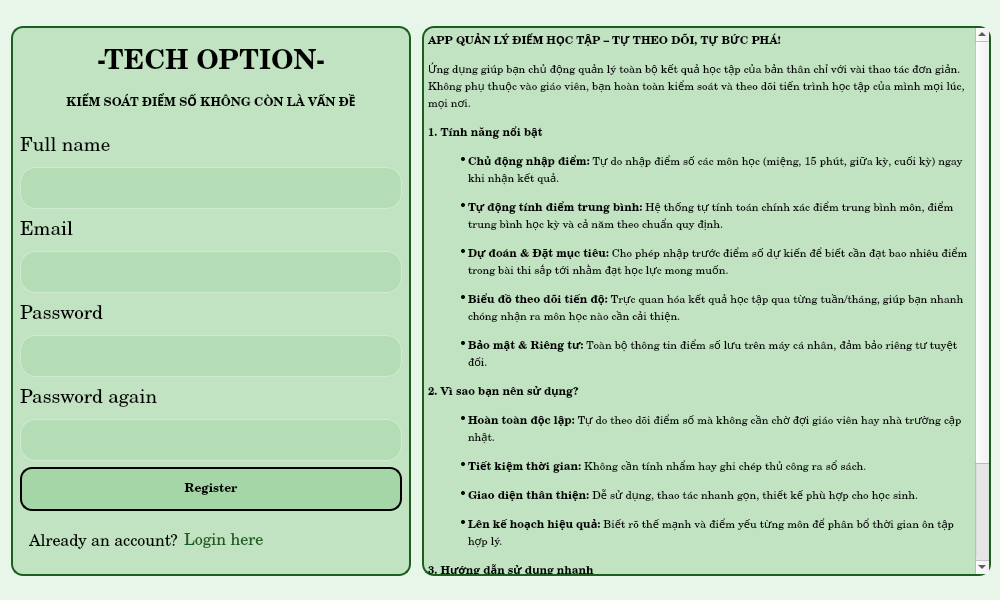
<?xml version="1.0" encoding="UTF-8"?>
<ui version="4.0">
 <class>MainWindow</class>
 <widget class="QMainWindow" name="MainWindow">
  <property name="geometry">
   <rect>
    <x>0</x>
    <y>0</y>
    <width>1000</width>
    <height>600</height>
   </rect>
  </property>
  <property name="sizePolicy">
   <sizepolicy hsizetype="Preferred" vsizetype="Fixed">
    <horstretch>0</horstretch>
    <verstretch>0</verstretch>
   </sizepolicy>
  </property>
  <property name="minimumSize">
   <size>
    <width>1000</width>
    <height>600</height>
   </size>
  </property>
  <property name="maximumSize">
   <size>
    <width>1000</width>
    <height>600</height>
   </size>
  </property>
  <property name="windowTitle">
   <string>MainWindow</string>
  </property>
  <widget class="QWidget" name="centralwidget">
   <property name="sizePolicy">
    <sizepolicy hsizetype="Fixed" vsizetype="Preferred">
     <horstretch>0</horstretch>
     <verstretch>0</verstretch>
    </sizepolicy>
   </property>
   <property name="minimumSize">
    <size>
     <width>1000</width>
     <height>600</height>
    </size>
   </property>
   <property name="maximumSize">
    <size>
     <width>1000</width>
     <height>600</height>
    </size>
   </property>
   <property name="styleSheet">
    <string notr="true">/* Nền xanh dương cực đậm huyền bí */
#centralwidget {
	background: #E8F5E9;
}

/* Các ô nhập dữ liệu nền xanh đêm, chữ trắng */
#full_name, #email, #password, #password_2 {
	background: #131F42;
	border: 1px solid #1D2E61;
	border-radius: 10px;
	min-height: 40px;
	padding-left: 10px;
	color: #FFFFFF;
}
#full_name:focus, #email:focus, #password:focus, #password_2:focus {
	border: 1.5px solid #00B4D8; /* Lên viền xanh sáng của logo khi click chuột vào */
}

/* Các nhãn chữ đổi sang màu xanh sáng cho dễ đọc */
QLabel {
	color: #00B4D8;
}

/* Nút Register màu xanh Cyan nổi bần bật */
#signup {
    border: 2px solid #000000;
    border-radius: 12px;
    background-color: rgba(0, 180, 216, 150);
    color: #0A1128;
    font-weight: bold;
    min-height: 40px;
}
#signup:hover {
    border: 2px solid #1B5E20;
    background-color: rgba(0, 245, 212, 180);
}/* Di chuột vào sẽ sáng rực lên */


/* Chữ gợi ý và link Login */
#label_5 {
	color: #E0E1DD;
}
#nav_login {
	color: #00F5D4;
	background: transparent;
	border: none;
	outline: none;	
	text-align: left; 
}
#nav_login:hover {
	color: #FFFFFF;
	text-decoration: underline;
}</string>
   </property>
   <layout class="QHBoxLayout" name="horizontalLayout" stretch="0,0">
    <property name="spacing">
     <number>11</number>
    </property>
    <property name="leftMargin">
     <number>11</number>
    </property>
    <property name="topMargin">
     <number>11</number>
    </property>
    <item>
     <widget class="QWidget" name="widget" native="true">
      <property name="sizePolicy">
       <sizepolicy hsizetype="Preferred" vsizetype="Minimum">
        <horstretch>0</horstretch>
        <verstretch>0</verstretch>
       </sizepolicy>
      </property>
      <property name="minimumSize">
       <size>
        <width>400</width>
        <height>550</height>
       </size>
      </property>
      <property name="maximumSize">
       <size>
        <width>400</width>
        <height>550</height>
       </size>
      </property>
      <property name="styleSheet">
       <string notr="true">#widget {
    border: 2px solid #1B5E20;
    border-radius: 12px;
    background-color: rgba(165, 214, 167, 150);
}</string>
      </property>
      <layout class="QVBoxLayout" name="verticalLayout">
       <item>
        <widget class="QLabel" name="title">
         <property name="sizePolicy">
          <sizepolicy hsizetype="Preferred" vsizetype="Fixed">
           <horstretch>0</horstretch>
           <verstretch>0</verstretch>
          </sizepolicy>
         </property>
         <property name="minimumSize">
          <size>
           <width>0</width>
           <height>90</height>
          </size>
         </property>
         <property name="maximumSize">
          <size>
           <width>16777215</width>
           <height>90</height>
          </size>
         </property>
         <property name="font">
          <font>
           <family>Century</family>
           <pointsize>16</pointsize>
           <weight>75</weight>
           <bold>true</bold>
          </font>
         </property>
         <property name="styleSheet">
          <string notr="true">color: #000000;</string>
         </property>
         <property name="text">
          <string>&lt;html&gt;&lt;head/&gt;&lt;body&gt;&lt;p&gt;&lt;span style=&quot; font-size:20pt;&quot;&gt;-TECH OPTION-&lt;/span&gt;&lt;/p&gt;&lt;p&gt;&lt;span style=&quot; font-size:9pt;&quot;&gt;KIỂM SOÁT ĐIỂM SỐ KHÔNG CÒN LÀ VẤN ĐỀ&lt;/span&gt;&lt;/p&gt;&lt;/body&gt;&lt;/html&gt;</string>
         </property>
         <property name="scaledContents">
          <bool>true</bool>
         </property>
         <property name="alignment">
          <set>Qt::AlignCenter</set>
         </property>
        </widget>
       </item>
       <item>
        <widget class="QLabel" name="label_6">
         <property name="sizePolicy">
          <sizepolicy hsizetype="Preferred" vsizetype="Minimum">
           <horstretch>0</horstretch>
           <verstretch>0</verstretch>
          </sizepolicy>
         </property>
         <property name="minimumSize">
          <size>
           <width>0</width>
           <height>30</height>
          </size>
         </property>
         <property name="maximumSize">
          <size>
           <width>16777215</width>
           <height>30</height>
          </size>
         </property>
         <property name="font">
          <font>
           <family>Century</family>
           <pointsize>14</pointsize>
          </font>
         </property>
         <property name="styleSheet">
          <string notr="true">color: #000000;</string>
         </property>
         <property name="text">
          <string>Full name</string>
         </property>
        </widget>
       </item>
       <item>
        <widget class="QLineEdit" name="full_name">
         <property name="minimumSize">
          <size>
           <width>0</width>
           <height>42</height>
          </size>
         </property>
         <property name="font">
          <font>
           <family>Arial</family>
           <pointsize>14</pointsize>
          </font>
         </property>
         <property name="styleSheet">
          <string notr="true">#full_name {
    border: 1px solid rgba(255, 255, 255, 80);
    border-radius: 16px;
    background-color: rgba(165, 214, 167, 120);
}</string>
         </property>
        </widget>
       </item>
       <item>
        <widget class="QLabel" name="label_3">
         <property name="sizePolicy">
          <sizepolicy hsizetype="Preferred" vsizetype="Minimum">
           <horstretch>0</horstretch>
           <verstretch>0</verstretch>
          </sizepolicy>
         </property>
         <property name="minimumSize">
          <size>
           <width>0</width>
           <height>30</height>
          </size>
         </property>
         <property name="maximumSize">
          <size>
           <width>16777215</width>
           <height>30</height>
          </size>
         </property>
         <property name="font">
          <font>
           <family>Century</family>
           <pointsize>14</pointsize>
          </font>
         </property>
         <property name="styleSheet">
          <string notr="true">color: #000000;</string>
         </property>
         <property name="text">
          <string>Email</string>
         </property>
        </widget>
       </item>
       <item>
        <widget class="QLineEdit" name="email">
         <property name="minimumSize">
          <size>
           <width>0</width>
           <height>42</height>
          </size>
         </property>
         <property name="font">
          <font>
           <family>Arial</family>
           <pointsize>14</pointsize>
          </font>
         </property>
         <property name="styleSheet">
          <string notr="true">#email {
    border: 1px solid rgba(255, 255, 255, 80);
    border-radius: 16px;
    background-color: rgba(165, 214, 167, 120);
}</string>
         </property>
        </widget>
       </item>
       <item>
        <widget class="QLabel" name="label_4">
         <property name="minimumSize">
          <size>
           <width>0</width>
           <height>30</height>
          </size>
         </property>
         <property name="maximumSize">
          <size>
           <width>16777215</width>
           <height>30</height>
          </size>
         </property>
         <property name="font">
          <font>
           <family>Century</family>
           <pointsize>14</pointsize>
          </font>
         </property>
         <property name="styleSheet">
          <string notr="true">color: #000000;</string>
         </property>
         <property name="text">
          <string>Password</string>
         </property>
        </widget>
       </item>
       <item>
        <widget class="QLineEdit" name="password">
         <property name="minimumSize">
          <size>
           <width>0</width>
           <height>42</height>
          </size>
         </property>
         <property name="baseSize">
          <size>
           <width>0</width>
           <height>30</height>
          </size>
         </property>
         <property name="font">
          <font>
           <family>Arial</family>
           <pointsize>14</pointsize>
          </font>
         </property>
         <property name="styleSheet">
          <string notr="true">#password {
    border: 1px solid rgba(255, 255, 255, 80);
    border-radius: 16px;
    background-color: rgba(165, 214, 167, 120);
}</string>
         </property>
         <property name="echoMode">
          <enum>QLineEdit::Password</enum>
         </property>
        </widget>
       </item>
       <item>
        <widget class="QLabel" name="label_7">
         <property name="minimumSize">
          <size>
           <width>0</width>
           <height>30</height>
          </size>
         </property>
         <property name="maximumSize">
          <size>
           <width>16777215</width>
           <height>30</height>
          </size>
         </property>
         <property name="font">
          <font>
           <family>Century</family>
           <pointsize>14</pointsize>
          </font>
         </property>
         <property name="styleSheet">
          <string notr="true">color: #000000;</string>
         </property>
         <property name="text">
          <string>Password again</string>
         </property>
        </widget>
       </item>
       <item>
        <widget class="QLineEdit" name="password_2">
         <property name="minimumSize">
          <size>
           <width>0</width>
           <height>42</height>
          </size>
         </property>
         <property name="baseSize">
          <size>
           <width>0</width>
           <height>30</height>
          </size>
         </property>
         <property name="font">
          <font>
           <family>Arial</family>
           <pointsize>14</pointsize>
           <kerning>true</kerning>
          </font>
         </property>
         <property name="styleSheet">
          <string notr="true">#password_2 {
    border: 1px solid rgba(255, 255, 255, 80);
    border-radius: 16px;
    background-color: rgba(165, 214, 167, 120);
}</string>
         </property>
         <property name="echoMode">
          <enum>QLineEdit::Password</enum>
         </property>
        </widget>
       </item>
       <item>
        <widget class="QPushButton" name="signup">
         <property name="minimumSize">
          <size>
           <width>0</width>
           <height>44</height>
          </size>
         </property>
         <property name="font">
          <font>
           <family>Century</family>
           <weight>75</weight>
           <bold>true</bold>
          </font>
         </property>
         <property name="styleSheet">
          <string notr="true">color: #000000;
background-color: rgb(165, 214, 167);</string>
         </property>
         <property name="text">
          <string>Register</string>
         </property>
        </widget>
       </item>
       <item>
        <widget class="QWidget" name="widget_3" native="true">
         <property name="minimumSize">
          <size>
           <width>0</width>
           <height>50</height>
          </size>
         </property>
         <property name="maximumSize">
          <size>
           <width>16777215</width>
           <height>50</height>
          </size>
         </property>
         <property name="styleSheet">
          <string notr="true">background: transparent;</string>
         </property>
         <layout class="QHBoxLayout" name="horizontalLayout_2" stretch="0,1">
          <item>
           <widget class="QLabel" name="label_5">
            <property name="font">
             <font>
              <family>Century</family>
              <pointsize>12</pointsize>
             </font>
            </property>
            <property name="styleSheet">
             <string notr="true">color: #000000;</string>
            </property>
            <property name="text">
             <string>Already an account?</string>
            </property>
           </widget>
          </item>
          <item>
           <widget class="QPushButton" name="nav_login">
            <property name="font">
             <font>
              <family>Century</family>
              <pointsize>12</pointsize>
             </font>
            </property>
            <property name="layoutDirection">
             <enum>Qt::LeftToRight</enum>
            </property>
            <property name="styleSheet">
             <string notr="true">color: #1B5E20;</string>
            </property>
            <property name="text">
             <string>Login here</string>
            </property>
           </widget>
          </item>
         </layout>
        </widget>
       </item>
      </layout>
     </widget>
    </item>
    <item>
     <widget class="QTextBrowser" name="textBrowser">
      <property name="minimumSize">
       <size>
        <width>0</width>
        <height>550</height>
       </size>
      </property>
      <property name="maximumSize">
       <size>
        <width>16777215</width>
        <height>550</height>
       </size>
      </property>
      <property name="font">
       <font>
        <family>Century</family>
       </font>
      </property>
      <property name="styleSheet">
       <string notr="true">#textBrowser {
    border: 2px solid #1B5E20;
    border-radius: 12px;
    background-color: rgba(165, 214, 167, 150);
}</string>
      </property>
      <property name="html">
       <string>&lt;!DOCTYPE HTML PUBLIC &quot;-//W3C//DTD HTML 4.0//EN&quot; &quot;http://www.w3.org/TR/REC-html40/strict.dtd&quot;&gt;
&lt;html&gt;&lt;head&gt;&lt;meta name=&quot;qrichtext&quot; content=&quot;1&quot; /&gt;&lt;style type=&quot;text/css&quot;&gt;
p, li { white-space: pre-wrap; }
&lt;/style&gt;&lt;/head&gt;&lt;body style=&quot; font-family:'Century'; font-size:7.8pt; font-weight:400; font-style:normal;&quot;&gt;
&lt;p style=&quot; margin-top:14px; margin-bottom:12px; margin-left:0px; margin-right:0px; -qt-block-indent:0; text-indent:0px;&quot;&gt;&lt;span style=&quot; font-family:'MS Shell Dlg 2'; font-size:8pt; font-weight:600;&quot;&gt;APP QUẢN LÝ ĐIỂM HỌC TẬP – TỰ THEO DÕI, TỰ BỨC PHÁ!&lt;/span&gt;&lt;/p&gt;
&lt;p style=&quot; margin-top:12px; margin-bottom:12px; margin-left:0px; margin-right:0px; -qt-block-indent:0; text-indent:0px;&quot;&gt;&lt;span style=&quot; font-family:'MS Shell Dlg 2'; font-size:8pt;&quot;&gt;Ứng dụng giúp bạn chủ động quản lý toàn bộ kết quả học tập của bản thân chỉ với vài thao tác đơn giản. Không phụ thuộc vào giáo viên, bạn hoàn toàn kiểm soát và theo dõi tiến trình học tập của mình mọi lúc, mọi nơi.&lt;/span&gt;&lt;/p&gt;
&lt;p style=&quot; margin-top:12px; margin-bottom:12px; margin-left:0px; margin-right:0px; -qt-block-indent:0; text-indent:0px;&quot;&gt;&lt;span style=&quot; font-family:'MS Shell Dlg 2'; font-size:8pt; font-weight:600;&quot;&gt;1. Tính năng nổi bật&lt;/span&gt;&lt;/p&gt;
&lt;ul style=&quot;margin-top: 0px; margin-bottom: 0px; margin-left: 0px; margin-right: 0px; -qt-list-indent: 1;&quot;&gt;&lt;li style=&quot; font-family:'MS Shell Dlg 2'; font-size:8pt;&quot; style=&quot; margin-top:12px; margin-bottom:12px; margin-left:0px; margin-right:0px; -qt-block-indent:0; text-indent:0px;&quot;&gt;&lt;span style=&quot; font-weight:600;&quot;&gt;Chủ động nhập điểm:&lt;/span&gt; Tự do nhập điểm số các môn học (miệng, 15 phút, giữa kỳ, cuối kỳ) ngay khi nhận kết quả.&lt;/li&gt;
&lt;li style=&quot; font-family:'MS Shell Dlg 2'; font-size:8pt;&quot; style=&quot; margin-top:12px; margin-bottom:12px; margin-left:0px; margin-right:0px; -qt-block-indent:0; text-indent:0px;&quot;&gt;&lt;span style=&quot; font-weight:600;&quot;&gt;Tự động tính điểm trung bình:&lt;/span&gt; Hệ thống tự tính toán chính xác điểm trung bình môn, điểm trung bình học kỳ và cả năm theo chuẩn quy định.&lt;/li&gt;
&lt;li style=&quot; font-family:'MS Shell Dlg 2'; font-size:8pt;&quot; style=&quot; margin-top:12px; margin-bottom:12px; margin-left:0px; margin-right:0px; -qt-block-indent:0; text-indent:0px;&quot;&gt;&lt;span style=&quot; font-weight:600;&quot;&gt;Dự đoán &amp;amp; Đặt mục tiêu:&lt;/span&gt; Cho phép nhập trước điểm số dự kiến để biết cần đạt bao nhiêu điểm trong bài thi sắp tới nhằm đạt học lực mong muốn.&lt;/li&gt;
&lt;li style=&quot; font-family:'MS Shell Dlg 2'; font-size:8pt;&quot; style=&quot; margin-top:12px; margin-bottom:12px; margin-left:0px; margin-right:0px; -qt-block-indent:0; text-indent:0px;&quot;&gt;&lt;span style=&quot; font-weight:600;&quot;&gt;Biểu đồ theo dõi tiến độ:&lt;/span&gt; Trực quan hóa kết quả học tập qua từng tuần/tháng, giúp bạn nhanh chóng nhận ra môn học nào cần cải thiện.&lt;/li&gt;
&lt;li style=&quot; font-family:'MS Shell Dlg 2'; font-size:8pt;&quot; style=&quot; margin-top:12px; margin-bottom:12px; margin-left:0px; margin-right:0px; -qt-block-indent:0; text-indent:0px;&quot;&gt;&lt;span style=&quot; font-weight:600;&quot;&gt;Bảo mật &amp;amp; Riêng tư:&lt;/span&gt; Toàn bộ thông tin điểm số lưu trên máy cá nhân, đảm bảo riêng tư tuyệt đối.&lt;/li&gt;&lt;/ul&gt;
&lt;p style=&quot; margin-top:12px; margin-bottom:12px; margin-left:0px; margin-right:0px; -qt-block-indent:0; text-indent:0px;&quot;&gt;&lt;span style=&quot; font-family:'MS Shell Dlg 2'; font-size:8pt; font-weight:600;&quot;&gt;2. Vì sao bạn nên sử dụng?&lt;/span&gt;&lt;/p&gt;
&lt;ul style=&quot;margin-top: 0px; margin-bottom: 0px; margin-left: 0px; margin-right: 0px; -qt-list-indent: 1;&quot;&gt;&lt;li style=&quot; font-family:'MS Shell Dlg 2'; font-size:8pt;&quot; style=&quot; margin-top:12px; margin-bottom:12px; margin-left:0px; margin-right:0px; -qt-block-indent:0; text-indent:0px;&quot;&gt;&lt;span style=&quot; font-weight:600;&quot;&gt;Hoàn toàn độc lập:&lt;/span&gt; Tự do theo dõi điểm số mà không cần chờ đợi giáo viên hay nhà trường cập nhật.&lt;/li&gt;
&lt;li style=&quot; font-family:'MS Shell Dlg 2'; font-size:8pt;&quot; style=&quot; margin-top:12px; margin-bottom:12px; margin-left:0px; margin-right:0px; -qt-block-indent:0; text-indent:0px;&quot;&gt;&lt;span style=&quot; font-weight:600;&quot;&gt;Tiết kiệm thời gian:&lt;/span&gt; Không cần tính nhẩm hay ghi chép thủ công ra sổ sách.&lt;/li&gt;
&lt;li style=&quot; font-family:'MS Shell Dlg 2'; font-size:8pt;&quot; style=&quot; margin-top:12px; margin-bottom:12px; margin-left:0px; margin-right:0px; -qt-block-indent:0; text-indent:0px;&quot;&gt;&lt;span style=&quot; font-weight:600;&quot;&gt;Giao diện thân thiện:&lt;/span&gt; Dễ sử dụng, thao tác nhanh gọn, thiết kế phù hợp cho học sinh.&lt;/li&gt;
&lt;li style=&quot; font-family:'MS Shell Dlg 2'; font-size:8pt;&quot; style=&quot; margin-top:12px; margin-bottom:12px; margin-left:0px; margin-right:0px; -qt-block-indent:0; text-indent:0px;&quot;&gt;&lt;span style=&quot; font-weight:600;&quot;&gt;Lên kế hoạch hiệu quả:&lt;/span&gt; Biết rõ thế mạnh và điểm yếu từng môn để phân bổ thời gian ôn tập hợp lý.&lt;/li&gt;&lt;/ul&gt;
&lt;p style=&quot; margin-top:12px; margin-bottom:12px; margin-left:0px; margin-right:0px; -qt-block-indent:0; text-indent:0px;&quot;&gt;&lt;span style=&quot; font-family:'MS Shell Dlg 2'; font-size:8pt; font-weight:600;&quot;&gt;3. Hướng dẫn sử dụng nhanh&lt;/span&gt;&lt;/p&gt;
&lt;ol style=&quot;margin-top: 0px; margin-bottom: 0px; margin-left: 0px; margin-right: 0px; -qt-list-indent: 1;&quot;&gt;&lt;li style=&quot; font-family:'MS Shell Dlg 2'; font-size:8pt;&quot; style=&quot; margin-top:12px; margin-bottom:12px; margin-left:0px; margin-right:0px; -qt-block-indent:0; text-indent:0px;&quot;&gt;&lt;span style=&quot; font-weight:600;&quot;&gt;Bước 1:&lt;/span&gt; Tải và mở ứng dụng.&lt;/li&gt;
&lt;li style=&quot; font-family:'MS Shell Dlg 2'; font-size:8pt;&quot; style=&quot; margin-top:12px; margin-bottom:12px; margin-left:0px; margin-right:0px; -qt-block-indent:0; text-indent:0px;&quot;&gt;&lt;span style=&quot; font-weight:600;&quot;&gt;Bước 2:&lt;/span&gt; Tạo danh sách môn học và thiết lập hệ số điểm.&lt;/li&gt;
&lt;li style=&quot; font-family:'MS Shell Dlg 2'; font-size:8pt;&quot; style=&quot; margin-top:12px; margin-bottom:12px; margin-left:0px; margin-right:0px; -qt-block-indent:0; text-indent:0px;&quot;&gt;&lt;span style=&quot; font-weight:600;&quot;&gt;Bước 3:&lt;/span&gt; Nhập điểm số mỗi khi có bài kiểm tra.&lt;/li&gt;
&lt;li style=&quot; font-family:'MS Shell Dlg 2'; font-size:8pt;&quot; style=&quot; margin-top:12px; margin-bottom:12px; margin-left:0px; margin-right:0px; -qt-block-indent:0; text-indent:0px;&quot;&gt;&lt;span style=&quot; font-weight:600;&quot;&gt;Bước 4:&lt;/span&gt; Xem kết quả phân tích và theo dõi tiến độ học tập.&lt;/li&gt;&lt;/ol&gt;&lt;/body&gt;&lt;/html&gt;</string>
      </property>
     </widget>
    </item>
   </layout>
  </widget>
 </widget>
 <resources/>
 <connections/>
</ui>
